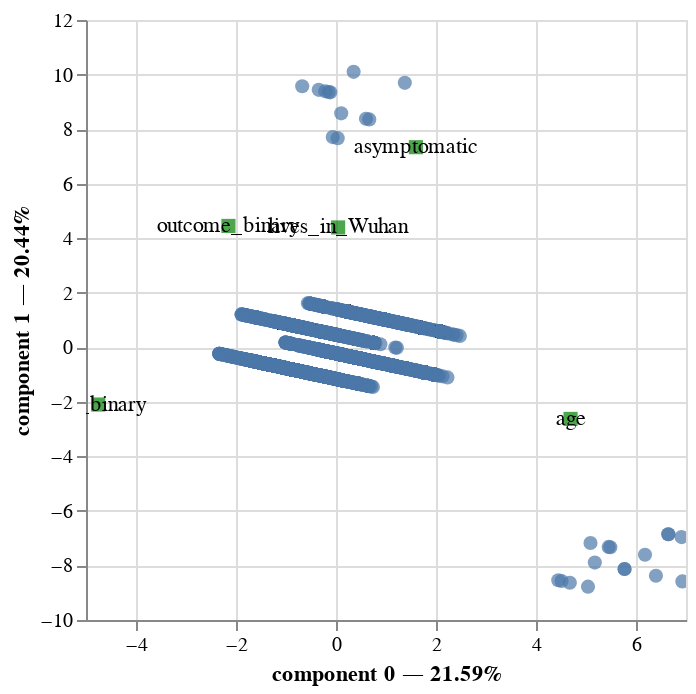

This figure's notebook cell:
### Code cell
pca.plot(
    PCA_dataset,
    x_component=0,
    y_component=1,
    show_column_labels=True
)

### Figure 1 — Vega-Lite specification as saved in the notebook (floating-point values rounded to 4 significant figures; data arrays with more than 128 entries replaced by an {"elided": "..."} marker saying what was removed)
{"config": {"view": {"continuousWidth": 300, "continuousHeight": 300}}, "layer": [{"data": {"name": "data-01feffb469b3cfff0236be2b60cec10c"}, "mark": {"type": "circle", "size": 50}, "encoding": {"tooltip": [{"field": "index", "type": "quantitative"}, {"field": "component 0", "type": "quantitative"}, {"field": "component 1", "type": "quantitative"}], "x": {"axis": {"title": "component 0 — 21.59%"}, "field": "component 0", "scale": {"zero": false}, "type": "quantitative"}, "y": {"axis": {"title": "component 1 — 20.44%"}, "field": "component 1", "scale": {"zero": false}, "type": "quantitative"}}, "name": "view_1"}, {"data": {"name": "data-a30026036d7e265904812e2fc967c138"}, "mark": {"type": "square", "color": "green", "size": 50}, "encoding": {"tooltip": [{"field": "variable", "type": "nominal"}], "x": {"field": "component 0", "scale": {"zero": false}, "type": "quantitative"}, "y": {"field": "component 1", "scale": {"zero": false}, "type": "quantitative"}}}, {"data": {"name": "data-a30026036d7e265904812e2fc967c138"}, "mark": {"type": "text"}, "encoding": {"text": {"field": "label", "type": "nominal"}, "tooltip": [{"field": "variable", "type": "nominal"}], "x": {"field": "component 0", "scale": {"zero": false}, "type": "quantitative"}, "y": {"field": "component 1", "scale": {"zero": false}, "type": "quantitative"}}}], "params": [{"name": "param_1", "select": {"type": "interval", "encodings": ["x", "y"]}, "bind": "scales", "views": ["view_1"]}], "$schema": "https://vega.github.io/schema/vega-lite/v5.17.0.json", "datasets": {"data-01feffb469b3cfff0236be2b60cec10c": {"elided": "5000 records"}, "data-a30026036d7e265904812e2fc967c138": [{"variable": "outcome_binary", "component 0": -2.151, "component 1": 4.449, "component 2": -8.237, "component 3": -8.31, "component 4": -1.064, "label": "outcome_binary"}, {"variable": "age", "component 0": 4.691, "component 1": -2.627, "component 2": 1.39, "component 3": -3.945, "component 4": -3.218, "label": "age"}, {"variable": "asymptomatic", "component 0": 1.598, "component 1": 7.337, "component 2": -1.697, "component 3": 6.812, "component 4": -1.784, "label": "asymptomatic"}, {"variable": "lives_in_Wuhan", "component 0": 0.04281, "component 1": 4.394, "component 2": 14.23, "component 3": -4.306, "component 4": 0.5613, "label": "lives_in_Wuhan"}, {"variable": "sex_binary", "component 0": -4.755, "component 1": -2.1, "component 2": 4.656, "component 3": 2.118, "component 4": -3.287, "label": "sex_binary"}]}}
